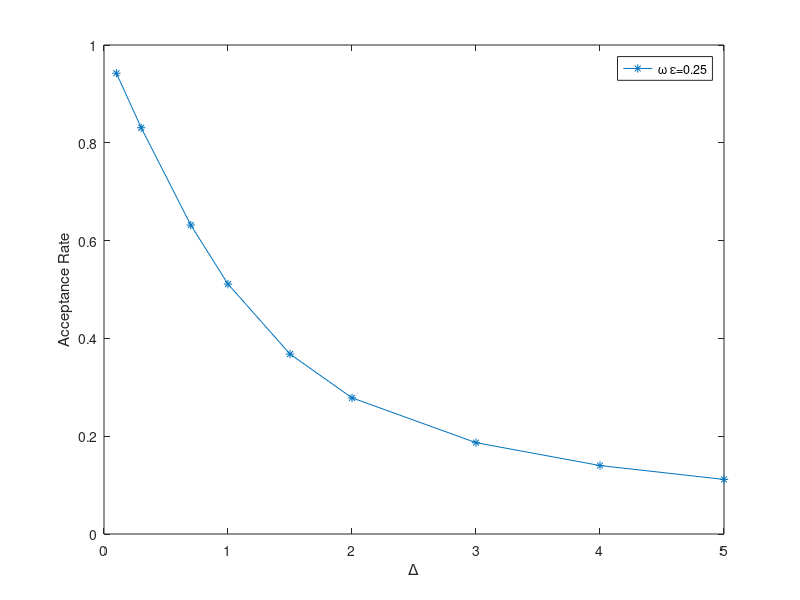

Here is the MATLAB script that generated this plot: (Note: this script raises an error after producing the figure.)
%% ----------------- Acceptacne Rate -------------

Delta=[0.1 0.3 0.7 1 1.5 2 3 4 5];
Rate =[0.94226 0.8308 0.6318 0.51108 0.368 0.278420 0.18678 0.140 0.111637];

figure ;
plot(Delta,Rate,'*-');
ylabel('Acceptance Rate');
xlabel('\Delta');
legend('\omega \epsilon=0.25');

%% ----------------- Correlation --------------------

%fname = 'output/Stat_100_0628.out';
fname = 'output/Stat_40000_2001.out';
fid = fopen(fname,'r');
A = fscanf(fid,'%f',[3,15]);

figure ;
errorbar(A(1,:),A(2,:),A(3,:),'.-','CapSize',2);

ylabel('<x(\tau+\tau_0) x(\tau_0)>');
xlabel('\tau');
%axis('tight');
%legend('\omega \epsilon=0.25 N_t = 1000');
t = annotation('textbox',...
               'String',{'\omega\epsilon=0.25','N_t=1000',...
                   'N_{mc}=40000','N_{sweeps}=100','\Delta=1.0'},...
               'LineStyle','none',...
               'Position',[0.7 0.7 0.2 0.2]);
fclose(fid);

%% --------------- Autocorrelation ----------------
figure;
fname = 'autocorrelation.out';
fid = fopen(fname,'r');
A = fscanf(fid,'%f',[2,inf]);

plot(A(1,:),A(2,:),'.-');
legend('random');
xlabel('N_{sweeps}');
ylabel('<x(0)x(5)> autocorrelation');
fclose(fid);